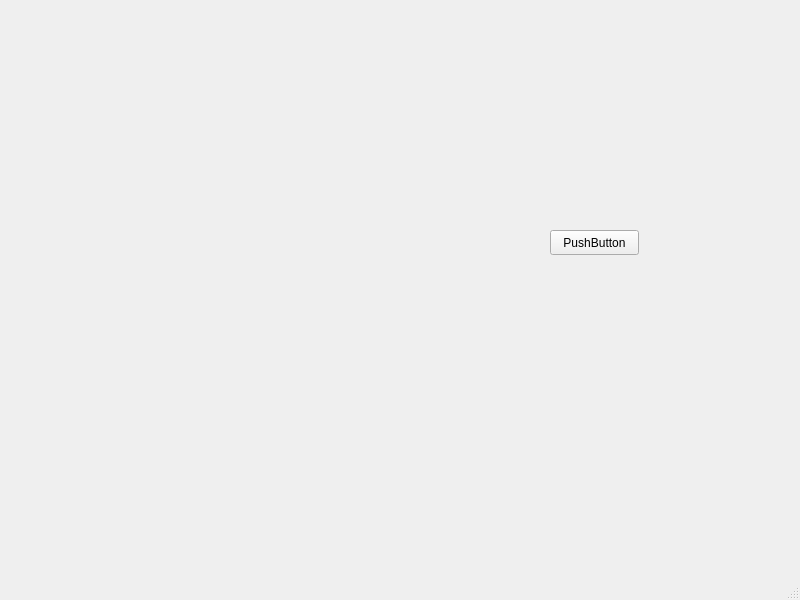
<?xml version="1.0" encoding="UTF-8"?>
<ui version="4.0">
 <class>MainWindow</class>
 <widget class="QMainWindow" name="MainWindow">
  <property name="geometry">
   <rect>
    <x>0</x>
    <y>0</y>
    <width>800</width>
    <height>600</height>
   </rect>
  </property>
  <property name="windowTitle">
   <string>MainWindow</string>
  </property>
  <widget class="QWidget" name="centralwidget">
   <widget class="QPushButton" name="pushButton">
    <property name="geometry">
     <rect>
      <x>550</x>
      <y>230</y>
      <width>89</width>
      <height>25</height>
     </rect>
    </property>
    <property name="text">
     <string>PushButton</string>
    </property>
   </widget>
  </widget>
  <widget class="QMenuBar" name="menubar">
   <property name="geometry">
    <rect>
     <x>0</x>
     <y>0</y>
     <width>800</width>
     <height>22</height>
    </rect>
   </property>
  </widget>
  <widget class="QStatusBar" name="statusbar"/>
 </widget>
 <resources/>
 <connections/>
</ui>
